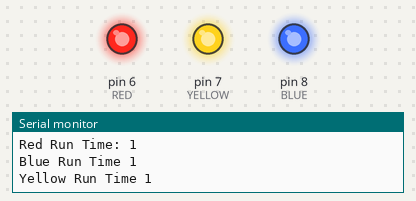
The sketch below on a simulated Arduino Uno, built with avr-gcc and run on an emulated ATmega328P. Parts: output pins drawn as LEDs (lit = HIGH), the last lines printed to the serial monitor.

Above: at 0.07 s.
At 3.23 s:
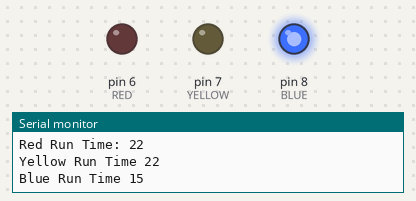
At 5.94 s:
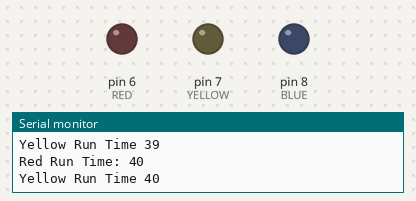
At 12.1 s:
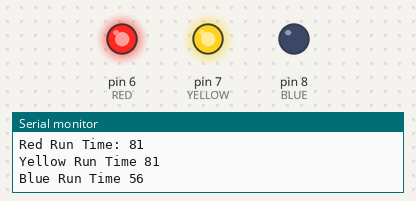
Timing chart, 0 to 12.9 s (numbered marks = the images above):
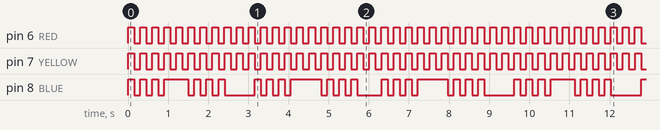

Measured:
- by itself, pin 6 (RED), pin 7 (YELLOW): alternates HIGH for 0.15 s and LOW for 0.15 s
- by itself, pin 8 (BLUE): moves between LOW and HIGH, repeating every 9.9 s

The sketch:

RTOS_Task_Suspending_Resume_R4.ino
```cpp
#include <Arduino_FreeRTOS.h>

#define RED 6
#define YELLOW 7
#define BLUE 8

typedef int TaskProfiler; // redefiniuje int do zmiennej globalnej

TaskProfiler RedLEDProfiler;
TaskProfiler YellowLEDProfiler;
TaskProfiler BlueLEDProfiler;

TaskHandle_t blue_Handle, red_Handle, yellow_Handle; //tworze uchwyty do moich zadań
uint32_t suspend_monitor; // licznik od kiedy ma nastąpić przerwanie, liczba 32 bitowa
uint32_t resume_monitor;
bool _suspended = false; //przerwanie

void setup() {
  Serial.begin(9600);
  xTaskCreate(redLedControllerTask,"RED LED Task",128,NULL,1,&red_Handle);
  xTaskCreate(blueLedControllerTask,"BLUE LED Task",128,NULL,1,&blue_Handle);
  xTaskCreate(yellowLedControllerTask,"YELLOW LED Task",128,NULL,1,&yellow_Handle);
  // zadanie, co robi,stos/pamiec,ktora chcemy przydzieli,priorytet zadania
// każde zadanie to jak petla trwa do nieskączonosci
// pvParameters to były zwyczajne wskaźniki do funkcji np. numery pinów które działają

}

void redLedControllerTask(void *pvParameters)
{
  pinMode(RED,OUTPUT);  // ustawiam pin dopiero jak jest potrzebny
  while(1)
  {
    digitalWrite(RED,digitalRead(RED)^1);
    RedLEDProfiler++; //ile razy wykonane zadanie
    Serial.print("Red Run Time: ");
    Serial.println(RedLEDProfiler);
    vTaskDelay(10);
  }
}

void blueLedControllerTask(void *pvParameters)
{
  pinMode(BLUE,OUTPUT);
  while(1)
  {
    digitalWrite(BLUE,digitalRead(BLUE)^1);
    BlueLEDProfiler++;
    suspend_monitor++;
    Serial.print("Blue Run Time ");
    Serial.println(BlueLEDProfiler);
    vTaskDelay(10);
    if(suspend_monitor>=7)
    {
      _suspended = true;
      suspend_monitor=0; // wyzerowuje przerwanie i bedzie naliczac zanowu
      vTaskSuspend(NULL);
      vTaskResume(yellow_Handle);
    }
  }
}

void yellowLedControllerTask(void *pvParameters)
{
  pinMode(YELLOW,OUTPUT);
  while(1)
  {
    digitalWrite(YELLOW,digitalRead(YELLOW)^1);
    YellowLEDProfiler++;
    Serial.print("Yellow Run Time ");
    Serial.println(YellowLEDProfiler);
    vTaskDelay(10);
    if(_suspended)//przerwaie poprzedniego
    {
      resume_monitor++; // licznik do odblokowania musi byc we warunku!!!
      if(resume_monitor >= 4)
      {
        vTaskResume(blue_Handle); // odblokowuje przerwane zadanie !!!
        resume_monitor=0;
        _suspended=false;
      }
    }
  }
}
void loop(){}
```
